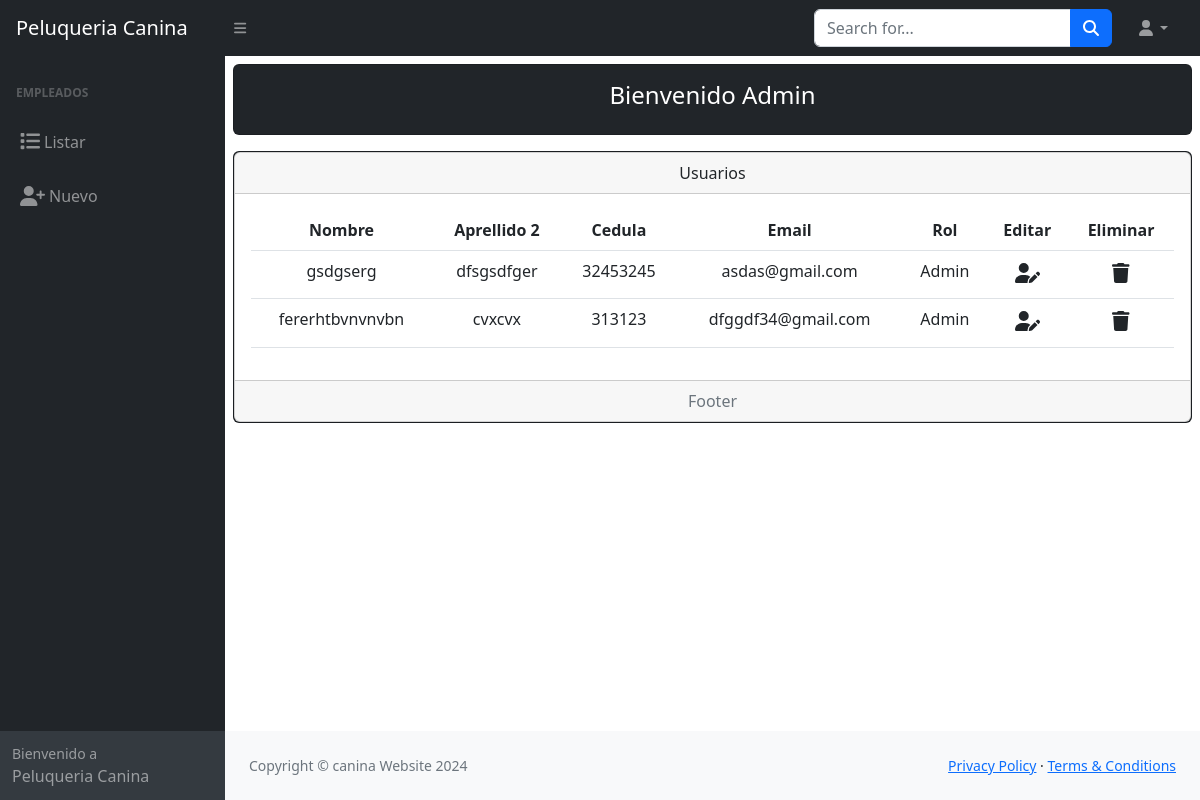
Before: /paginas/empleado/indexListar.php with the older database file.
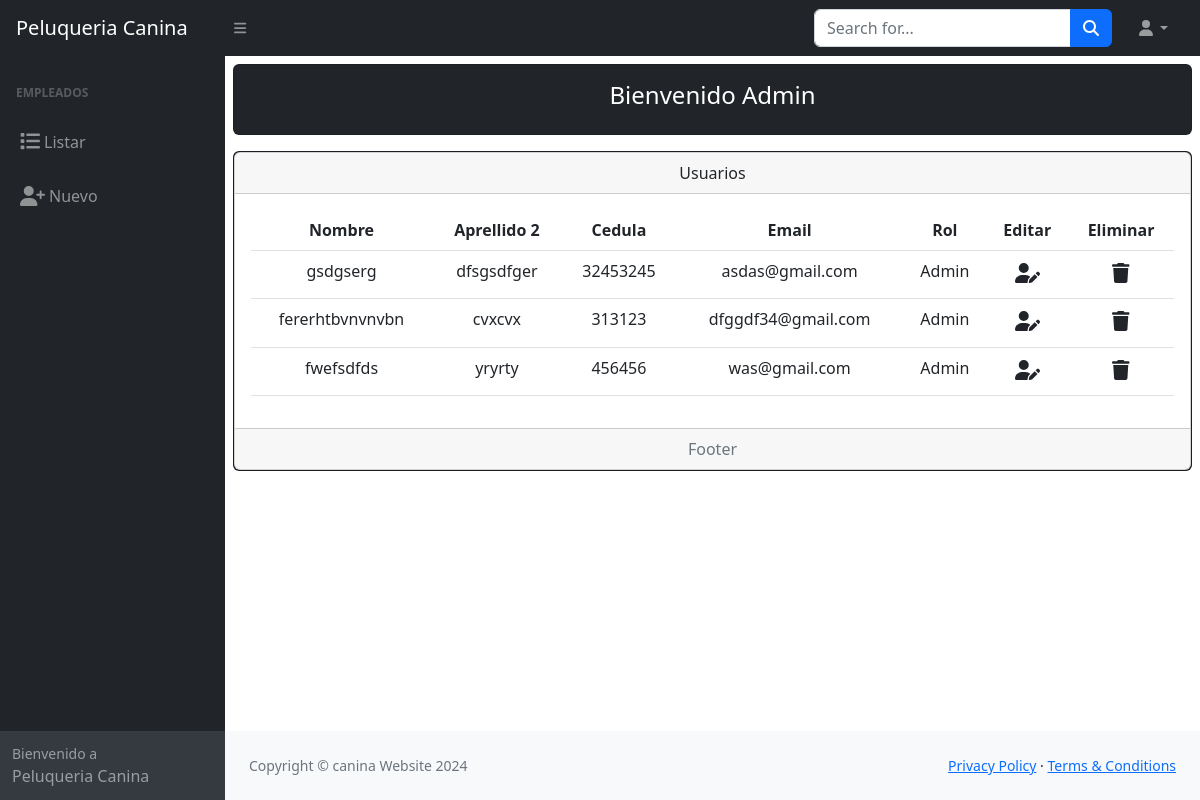
After: the same page with the newer database file.
### tables this page shows
CREATE TABLE `empleado` (
  `idEmpleado` int(11) NOT NULL,
  `nombreEmpleado` varchar(100) NOT NULL,
  `apellidoEmpleado` varchar(100) NOT NULL,
  `cedulaEmpelado` varchar(100) NOT NULL,
  `emailEmpleado` varchar(200) NOT NULL,
  `passEmpleado` varchar(1000) NOT NULL,
  `rol_idRol` int(11) NOT NULL,
  `estadoEmpleado` int(3) NOT NULL DEFAULT 1
);

### paginas/empleado/indexListar.php (the view, shortened to what this page needs)
<?php
include("../../modelo/mySQL2.php");
$sentencia = $conexion->prepare("SELECT *,(SELECT nombreRol FROM rol WHERE rol.idRol = empleado.rol_idRol limit 1) as rols
FROM empleado");
$sentencia->execute();
$listaUsuarios = $sentencia->fetchAll(PDO::FETCH_ASSOC);
  ?>
<!DOCTYPE html>
<html lang="en">
<head>
  <link href="https://cdn.jsdelivr.net/npm/simple-datatables@7.1.2/dist/style.min.css" rel="stylesheet" />
  <link rel="stylesheet" href="../../vista/css/styles.css">
</head>
<body class="sb-nav-fixed">
  <nav class="sb-topnav navbar navbar-expand navbar-dark bg-dark">
    <a class="navbar-brand ps-3" href="../../index.php">Peluqueria Canina</a>
    <button class="btn btn-link btn-sm order-1 order-lg-0 me-4 me-lg-0" id="sidebarToggle" href="#!">
      <i class="fas fa-bars"></i>
    </button>
    <form class="d-none d-md-inline-block form-inline ms-auto me-0 me-md-3 my-2 my-md-0">
      <div class="input-group">
        <input class="form-control" type="text" placeholder="Search for..." aria-label="Search for..."
          aria-describedby="btnNavbarSearch" />
        <button class="btn btn-primary" id="btnNavbarSearch" type="button">
          <i class="fas fa-search"></i>
        </button>
      </div>
    </form>
    <ul class="navbar-nav ms-auto ms-md-0 me-3 me-lg-4">
      <li class="nav-item dropdown">
        <a class="nav-link dropdown-toggle" id="navbarDropdown" href="#" role="button" data-bs-toggle="dropdown"
          aria-expanded="false"><i class="fas fa-user fa-fw"></i></a>
      </li>
    </ul>
  </nav>
  <div id="layoutSidenav">
    <div id="layoutSidenav_nav">
      <nav class="sb-sidenav accordion sb-sidenav-dark" id="sidenavAccordion">
        <div class="sb-sidenav-menu">
          <div class="nav">
            <div class="sb-sidenav-menu-heading">Empleados</div>
            <a class="nav-link" href="indexListar.php">
              <div class="m-1"><i class="fa-solid fa-list" style="font-size: 20px"></i></div>
              Listar
            </a>
            <a class="nav-link" href="./nuevoUsuario.php">
              <i class="fa-solid fa-user-plus m-1" style="font-size: 20px"></i>
              Nuevo
            </a>
          </div>
        </div>
        <div class="sb-sidenav-footer">
          <div class="small">Bienvenido a</div>
          Peluqueria Canina
        </div>
      </nav>
    </div>
    <div id="layoutSidenav_content">
      <div class="card text-center m-2 bg-dark">
        <div class="card-body">
          <h4 class="card-title text-white">Bienvenido Admin</h4>
        </div>
      </div>
      <div class="card text-center m-2 bg-dark d-flex justify-content-center">
        <div class="card">
          <div class="card-header">Usuarios</div>
          <div class="card-body">
            <div class="table-responsive-sm">
              <table class="table table-hover">
                <thead>
                  <tr>
                    <th scope="col">Nombre</th>
                    <th scope="col">Aprellido 2</th>
                    <th scope="col">Cedula</th>
                    <th scope="col">Email</th>
                    <th scope="col">Rol</th>
                    <th scope="col">Editar</th>
                    <th scope="col">Eliminar</th>
                  </tr>
                </thead>
                <tbody>
                  <?php foreach($listaUsuarios as $registro) { ?>
                  <tr class="">
                    <td><?php echo $registro["nombreEmpleado"] ?></td>
                    <td><?php echo $registro["apellidoEmpleado"] ?></td>
                    <td><?php echo $registro["cedulaEmpelado"] ?></td>
                    <td><?php echo $registro["emailEmpleado"] ?></td>
                    <td><?php echo $registro["rols"] ?></td>
                    <td><a class="nav-link" href="./EditarUsuario.php?txtID=<?php echo $registro["idEmpleado"] ?>"><i class="fa-solid fa-user-pen m-1" style="font-size: 20px"></i></a> </td>
                    <td><a class="nav-link" href="./indexListar.php?txtID=<?php echo $registro["idEmpleado"] ?>"><i class="fa-solid fa-trash m-1" style="font-size: 20px"></i></a></td>
                  </tr>
                  <?php } ?>
                </tbody>
              </table>
            </div>
          </div>
          <div class="card-footer text-muted">Footer</div>
        </div>
      </div>
      <footer class="py-4 bg-light mt-auto">
        <div class="container-fluid px-4">
          <div class="d-flex align-items-center justify-content-between small">
            <div class="text-muted">Copyright &copy; canina Website 2024</div>
            <div>
              <a href="#">Privacy Policy</a>
              &middot;
              <a href="#">Terms &amp; Conditions</a>
            </div>
          </div>
        </div>
      </footer>
    </div>
  </div>
</body>
</html>

Changed rows visible on the page:
added empleado: nombreEmpleado "fwefsdfds", apellidoEmpleado "yryrty", cedulaEmpelado "456456", emailEmpleado "was@gmail.com", rols "Admin"
